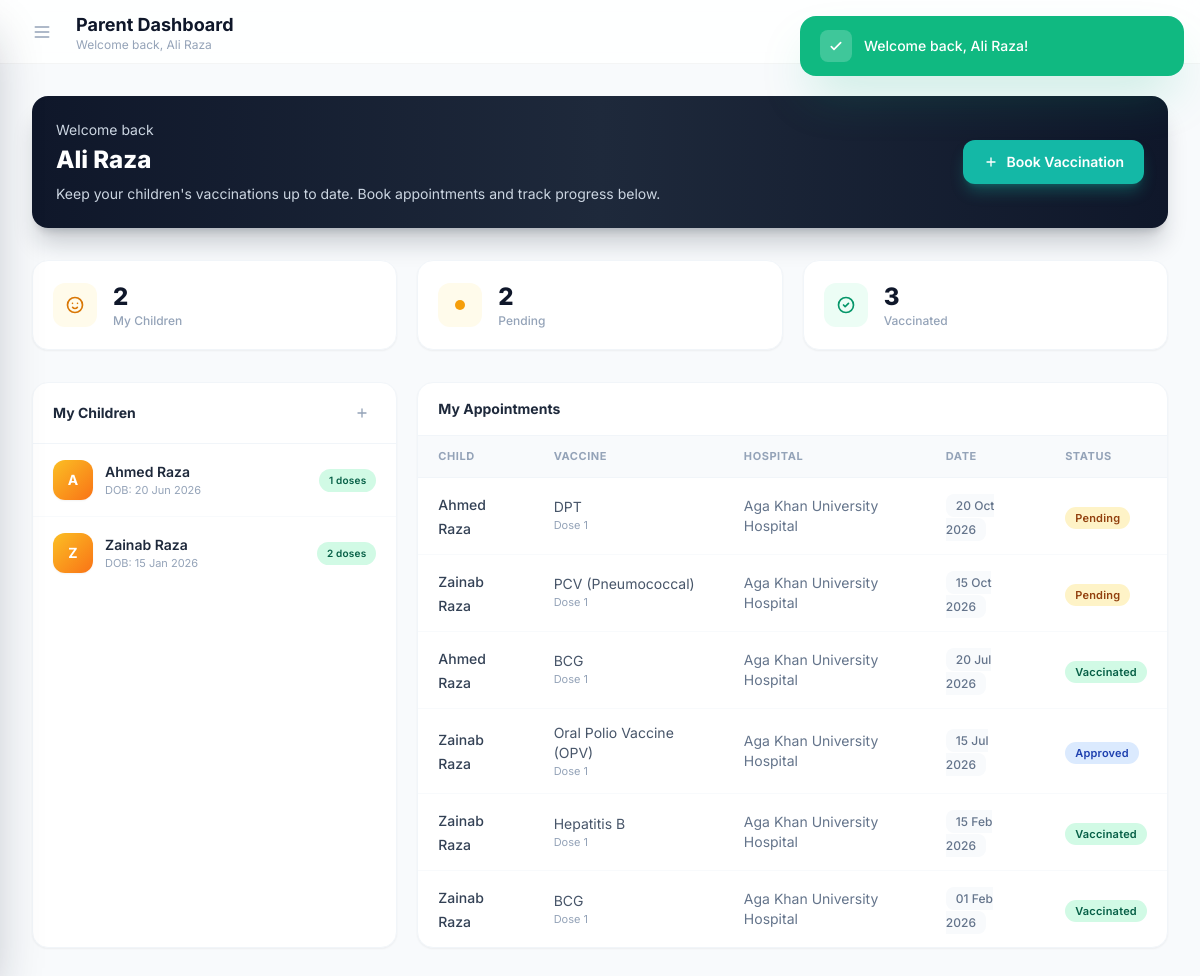
The app's page /parent/dashboard (signed in) with its own data.
### tables this page shows
CREATE TABLE `children` (
  `child_id` int(10) unsigned NOT NULL AUTO_INCREMENT,
  `parent_user_id` int(10) unsigned NOT NULL,
  `first_name` varchar(80) NOT NULL,
  `last_name` varchar(80) NOT NULL,
  `date_of_birth` date NOT NULL,
  `gender` enum('Male','Female','Other') NOT NULL,
  `blood_group` enum('A+','A-','B+','B-','AB+','AB-','O+','O-','Unknown') NOT NULL DEFAULT 'Unknown',
  `birth_registration_number` varchar(60) DEFAULT NULL,
  `allergies` varchar(500) DEFAULT NULL,
  `medical_notes` text DEFAULT NULL,
  `is_active` tinyint(1) NOT NULL DEFAULT 1,
  `created_at` timestamp NOT NULL DEFAULT current_timestamp(),
  `updated_at` timestamp NOT NULL DEFAULT current_timestamp() ON UPDATE current_timestamp(),
  PRIMARY KEY (`child_id`),
  UNIQUE KEY `uq_children_birth_reg` (`birth_registration_number`),
  KEY `idx_children_parent` (`parent_user_id`),
  KEY `idx_children_dob` (`date_of_birth`),
  CONSTRAINT `fk_children_parent` FOREIGN KEY (`parent_user_id`) REFERENCES `users` (`user_id`) ON DELETE CASCADE ON UPDATE CASCADE
);

CREATE TABLE `appointments` (
  `appointment_id` int(10) unsigned NOT NULL AUTO_INCREMENT,
  `child_id` int(10) unsigned NOT NULL,
  `hospital_id` int(10) unsigned NOT NULL,
  `dose_id` int(10) unsigned NOT NULL,
  `scheduled_date` date NOT NULL,
  `status` enum('pending','approved','rejected','vaccinated','not_vaccinated','cancelled') DEFAULT 'pending',
  `admin_notes` varchar(500) DEFAULT NULL,
  `hospital_notes` varchar(500) DEFAULT NULL,
  `requested_at` timestamp NOT NULL DEFAULT current_timestamp(),
  `admin_decision_at` datetime DEFAULT NULL,
  `treated_at` datetime DEFAULT NULL,
  `cancelled_by` int(10) unsigned DEFAULT NULL,
  `cancelled_at` datetime DEFAULT NULL,
  `cancel_reason` varchar(255) DEFAULT NULL,
  `active_request_flag` tinyint(4) GENERATED ALWAYS AS (if(`status` in ('Pending','Approved'),1,NULL)) STORED,
  `created_at` timestamp NOT NULL DEFAULT current_timestamp(),
  `updated_at` timestamp NOT NULL DEFAULT current_timestamp() ON UPDATE current_timestamp(),
  PRIMARY KEY (`appointment_id`),
  UNIQUE KEY `uq_appt_active_request` (`child_id`,`dose_id`,`active_request_flag`),
  KEY `idx_appt_child` (`child_id`),
  KEY `idx_appt_hospital` (`hospital_id`),
  KEY `idx_appt_dose` (`dose_id`),
  KEY `idx_appt_status` (`status`),
  KEY `idx_appt_scheduled_date` (`scheduled_date`),
  KEY `idx_appt_hospital_status_date` (`hospital_id`,`status`,`scheduled_date`),
  KEY `idx_appt_status_date` (`status`,`scheduled_date`),
  KEY `idx_appt_cancelled_by` (`cancelled_by`),
  CONSTRAINT `fk_appt_cancelled_by` FOREIGN KEY (`cancelled_by`) REFERENCES `users` (`user_id`) ON DELETE SET NULL ON UPDATE CASCADE,
  CONSTRAINT `fk_appt_child` FOREIGN KEY (`child_id`) REFERENCES `children` (`child_id`) ON DELETE CASCADE ON UPDATE CASCADE,
  CONSTRAINT `fk_appt_dose` FOREIGN KEY (`dose_id`) REFERENCES `vaccine_doses` (`dose_id`) ON UPDATE CASCADE,
  CONSTRAINT `fk_appt_hospital` FOREIGN KEY (`hospital_id`) REFERENCES `hospitals` (`hospital_id`) ON UPDATE CASCADE
);

CREATE TABLE `vaccines` (
  `vaccine_id` int(10) unsigned NOT NULL AUTO_INCREMENT,
  `name` varchar(120) NOT NULL,
  `targeted_disease` varchar(150) NOT NULL,
  `manufacturer` varchar(120) DEFAULT NULL,
  `description` text DEFAULT NULL,
  `is_required` tinyint(1) NOT NULL DEFAULT 1,
  `is_active` tinyint(1) NOT NULL DEFAULT 1,
  `created_at` timestamp NOT NULL DEFAULT current_timestamp(),
  `updated_at` timestamp NOT NULL DEFAULT current_timestamp() ON UPDATE current_timestamp(),
  PRIMARY KEY (`vaccine_id`),
  UNIQUE KEY `uq_vaccines_name` (`name`),
  KEY `idx_vaccines_active` (`is_active`)
);

CREATE TABLE `vaccine_doses` (
  `dose_id` int(10) unsigned NOT NULL AUTO_INCREMENT,
  `vaccine_id` int(10) unsigned NOT NULL,
  `dose_number` tinyint(3) unsigned NOT NULL,
  `min_age_months` decimal(5,2) NOT NULL,
  `max_age_months` decimal(5,2) NOT NULL,
  `interval_days_from_previous` smallint(5) unsigned DEFAULT NULL,
  `description` varchar(255) DEFAULT NULL,
  `created_at` timestamp NOT NULL DEFAULT current_timestamp(),
  PRIMARY KEY (`dose_id`),
  UNIQUE KEY `uq_vaccine_dose` (`vaccine_id`,`dose_number`),
  KEY `idx_doses_age` (`min_age_months`),
  CONSTRAINT `fk_doses_vaccine` FOREIGN KEY (`vaccine_id`) REFERENCES `vaccines` (`vaccine_id`) ON DELETE CASCADE ON UPDATE CASCADE
);

CREATE TABLE `hospitals` (
  `hospital_id` int(10) unsigned NOT NULL AUTO_INCREMENT,
  `name` varchar(150) NOT NULL,
  `registration_number` varchar(60) DEFAULT NULL,
  `email` varchar(190) DEFAULT NULL,
  `phone` varchar(20) NOT NULL,
  `address_line1` varchar(190) NOT NULL,
  `address_line2` varchar(190) DEFAULT NULL,
  `city` varchar(80) NOT NULL,
  `state` varchar(80) NOT NULL,
  `postal_code` varchar(15) DEFAULT NULL,
  `is_active` tinyint(1) NOT NULL DEFAULT 1,
  `created_by` int(10) unsigned DEFAULT NULL,
  `created_at` timestamp NOT NULL DEFAULT current_timestamp(),
  `updated_at` timestamp NOT NULL DEFAULT current_timestamp() ON UPDATE current_timestamp(),
  PRIMARY KEY (`hospital_id`),
  UNIQUE KEY `uq_hospitals_name` (`name`),
  KEY `idx_hospitals_city` (`city`),
  KEY `idx_hospitals_active` (`is_active`),
  KEY `idx_hospitals_created_by` (`created_by`),
  CONSTRAINT `fk_hospitals_created_by` FOREIGN KEY (`created_by`) REFERENCES `users` (`user_id`) ON DELETE SET NULL ON UPDATE CASCADE
);

### app/Views/parent/dashboard.php (the view, shortened to what the rows shown need)
<div class="bg-gradient-to-r from-slate-900 via-slate-800 to-slate-900 rounded-2xl p-6 mb-8 text-white shadow-xl shadow-slate-900/20 fade-in">
    <div class="flex flex-col sm:flex-row gap-4 sm:gap-0 items-start sm:items-center w-full sm:justify-between">
        <div class="min-w-0">
            <p class="text-sm text-slate-300 mb-1">Welcome back</p>
            <h2 class="text-2xl font-extrabold"><?php echo htmlspecialchars($_SESSION['user_name'] ?? 'Parent'); ?></h2>
            <p class="text-sm text-slate-300 mt-2">Keep your children's vaccinations up to date. Book appointments and track progress below.</p>
        </div>
        <a href="<?php echo BASE_URL; ?>parent/book" class="inline-flex w-fit shrink-0 items-center justify-center gap-2 px-5 py-3 bg-teal-500 hover:bg-teal-400 text-white text-sm font-semibold rounded-xl shadow-lg shadow-teal-500/30 transition-all duration-200 transform hover:scale-[1.02] active:scale-[0.99]">
            <svg class="w-4 h-4" fill="none" stroke="currentColor" viewBox="0 0 24 24"><path stroke-linecap="round" stroke-linejoin="round" stroke-width="2" d="M12 6v6m0 0v6m0-6h6m-6 0H6"/></svg>
            Book Vaccination
        </a>
    </div>
</div>
<div class="grid grid-cols-1 sm:grid-cols-3 gap-5 mb-8">
    <div class="widget-card bg-white rounded-2xl p-4 sm:p-5 border border-slate-100 shadow-sm fade-in" style="animation-delay:0.05s">
        <div class="flex items-center gap-4">
            <div class="w-11 h-11 bg-amber-50 rounded-xl flex items-center justify-center"><svg class="w-5 h-5 text-amber-600" fill="none" stroke="currentColor" viewBox="0 0 24 24"><path stroke-linecap="round" stroke-linejoin="round" stroke-width="2" d="M14.828 14.828a4 4 0 01-5.656 0M9 10h.01M15 10h.01M21 12a9 9 0 11-18 0 9 9 0 0118 0z"/></svg></div>
            <div><p class="text-2xl font-extrabold text-slate-900"><?php echo count($children); ?></p><p class="text-xs text-slate-400 font-medium">My Children</p></div>
        </div>
    </div>
    <div class="widget-card bg-white rounded-2xl p-4 sm:p-5 border border-slate-100 shadow-sm fade-in" style="animation-delay:0.1s">
        <div class="flex items-center gap-4">
            <div class="w-11 h-11 bg-amber-50 rounded-xl flex items-center justify-center"><span class="pulse-dot w-2.5 h-2.5 bg-amber-500 rounded-full"></span></div>
            <div><p class="text-2xl font-extrabold text-slate-900"><?php echo $pendingCount; ?></p><p class="text-xs text-slate-400 font-medium">Pending</p></div>
        </div>
    </div>
    <div class="widget-card bg-white rounded-2xl p-4 sm:p-5 border border-slate-100 shadow-sm fade-in" style="animation-delay:0.15s">
        <div class="flex items-center gap-4">
            <div class="w-11 h-11 bg-emerald-50 rounded-xl flex items-center justify-center"><svg class="w-5 h-5 text-emerald-600" fill="none" stroke="currentColor" viewBox="0 0 24 24"><path stroke-linecap="round" stroke-linejoin="round" stroke-width="2" d="M9 12l2 2 4-4m6 2a9 9 0 11-18 0 9 9 0 0118 0z"/></svg></div>
            <div><p class="text-2xl font-extrabold text-slate-900"><?php echo $vaccinatedCount; ?></p><p class="text-xs text-slate-400 font-medium">Vaccinated</p></div>
        </div>
    </div>
</div>
<div class="grid grid-cols-1 lg:grid-cols-3 gap-5">
    <div class="bg-white rounded-2xl border border-slate-100 shadow-sm overflow-hidden fade-in" style="animation-delay:0.2s">
        <div class="px-5 py-4 border-b border-slate-100 flex items-center justify-between">
            <h3 class="text-sm font-bold text-slate-800">My Children</h3>
            <button onclick="openModal('addChildModal')" class="p-1.5 text-slate-400 hover:text-teal-600 hover:bg-teal-50 rounded-lg transition"><svg class="w-4 h-4" fill="none" stroke="currentColor" viewBox="0 0 24 24"><path stroke-linecap="round" stroke-linejoin="round" stroke-width="2" d="M12 6v6m0 0v6m0-6h6m-6 0H6"/></svg></button>
        </div>
        <div class="divide-y divide-slate-50">
            <?php if (empty($children)): ?>
                <p class="p-8 text-center text-slate-300 text-sm">No children registered yet</p>
            <?php else: foreach ($children as $i => $child): ?>
                <div class="px-5 py-4 hover:bg-slate-50/80 transition flex items-center gap-3" style="animation-delay:<?php echo $i*0.03; ?>s">
                    <div class="w-10 h-10 bg-gradient-to-br from-amber-400 to-orange-500 rounded-xl flex items-center justify-center text-white text-sm font-bold shadow-sm flex-shrink-0"><?php echo strtoupper(substr($child['first_name'],0,1)); ?></div>
                    <div class="flex-1 min-w-0">
                        <p class="font-semibold text-slate-800 text-sm truncate"><?php echo htmlspecialchars($child['first_name'] . ' ' . $child['last_name']); ?></p>
                        <p class="text-[11px] text-slate-400">DOB: <?php echo date('d M Y', strtotime($child['date_of_birth'])); ?></p>
                    </div>
                    <span class="badge badge-vaccinated text-[10px]"><?php echo $child['vaccinated_count']; ?> doses</span>
                </div>
            <?php endforeach; endif; ?>
        </div>
    </div>
    <div class="lg:col-span-2 bg-white rounded-2xl border border-slate-100 shadow-sm overflow-hidden fade-in" style="animation-delay:0.25s">
        <div class="px-5 py-4 border-b border-slate-100">
            <h3 class="text-sm font-bold text-slate-800">My Appointments</h3>
        </div>
        <div class="table-responsive">
            <div class="overflow-x-auto">
            <table class="w-full text-left sticky-header">
                <thead>
                    <tr class="border-b border-slate-100">
                        <th class="px-5 py-3 text-[11px] font-bold text-slate-400 uppercase tracking-wider">Child</th>
                        <th class="px-5 py-3 text-[11px] font-bold text-slate-400 uppercase tracking-wider">Vaccine</th>
                        <th class="px-5 py-3 text-[11px] font-bold text-slate-400 uppercase tracking-wider hidden sm:table-cell">Hospital</th>
                        <th class="px-5 py-3 text-[11px] font-bold text-slate-400 uppercase tracking-wider hidden md:table-cell">Date</th>
                        <th class="px-5 py-3 text-[11px] font-bold text-slate-400 uppercase tracking-wider">Status</th>
                    </tr>
                </thead>
                <tbody class="divide-y divide-slate-50">
                    <?php if (empty($appointments)): ?>
                        <tr><td colspan="5" class="px-5 py-12 text-center text-slate-300">No appointments yet</td></tr>
                    <?php else: foreach ($appointments as $i => $apt): ?>
                        <tr class="hover:bg-slate-50/80 transition" style="animation-delay:<?php echo $i*0.02; ?>s">
                            <td class="px-5 py-3.5">
                                <span class="font-medium text-slate-700 text-sm"><?php echo htmlspecialchars($apt['first_name'] . ' ' . $apt['last_name']); ?></span>
                            </td>
                            <td class="px-5 py-3.5">
                                <p class="text-sm text-slate-600"><?php echo htmlspecialchars($apt['vaccine_name']); ?></p>
                                <p class="text-[11px] text-slate-400">Dose <?php echo $apt['dose_number']; ?></p>
                            </td>
                            <td class="px-5 py-3.5 text-sm text-slate-500 hidden sm:table-cell"><?php echo htmlspecialchars($apt['hospital_name']); ?></td>
                            <td class="px-5 py-3.5 hidden md:table-cell"><span class="text-xs font-medium text-slate-500 bg-slate-50 px-2.5 py-1 rounded-lg"><?php echo date('d M Y', strtotime($apt['scheduled_date'])); ?></span></td>
                            <td class="px-5 py-3.5">
                                <?php
                                $statusMap = ['pending'=>'badge-pending','approved'=>'badge-approved','vaccinated'=>'badge-vaccinated','rejected'=>'badge-rejected','cancelled'=>'badge-cancelled'];
                                $statusKey = strtolower($apt['status'] ?? '');
                                $badge = $statusMap[$statusKey] ?? 'badge-cancelled';
                                ?>
                                <span class="badge <?php echo $badge; ?>"><?php echo ucfirst(str_replace('_', ' ', $statusKey)); ?></span>
                            </td>
                        </tr>
                    <?php endforeach; endif; ?>
                </tbody>
            </table>
            </div>
        </div>
    </div>
</div>

### records on screen
children: child_id "2", parent_user "3", first_name "A", first_name+last_name "Ahmed Raza", date_of_birth "20 Jun 2026", is_active "1"
children: first_name "Z", first_name+last_name "Zainab Raza", date_of_birth "15 Jan 2026", vaccinated_count "2"
appointments: child.last_name "Ahmed Raza", vaccines.name "DPT", dose.dose_number "1", hospital.name "Aga Khan University Hospital", scheduled_date "20 Oct 2026", status "Pending"
appointments: child.last_name "Zainab Raza", vaccines.name "PCV (Pneumococcal)", dose.dose_number "1", hospital.name "Aga Khan University Hospital", scheduled_date "15 Oct 2026", status "Pending"
appointments: child.last_name "Ahmed Raza", vaccines.name "BCG", dose.dose_number "1", hospital.name "Aga Khan University Hospital", scheduled_date "20 Jul 2026", status "Vaccinated"
appointments: child.last_name "Zainab Raza", vaccines.name "Oral Polio Vaccine (OPV)", dose.dose_number "1", hospital.name "Aga Khan University Hospital", scheduled_date "15 Jul 2026", status "Approved"
appointments: child.last_name "Zainab Raza", vaccines.name "Hepatitis B", dose.dose_number "1", hospital.name "Aga Khan University Hospital", scheduled_date "15 Feb 2026", status "Vaccinated"
appointments: child.last_name "Zainab Raza", vaccines.name "BCG", dose.dose_number "1", hospital.name "Aga Khan University Hospital", scheduled_date "01 Feb 2026", status "Vaccinated"

### other values on screen
$_SESSION['success'] "Welcome back, Ali Raza!"
$pageTitle "Parent Dashboard"
$_SESSION['user_name'] "Ali Raza"
count($children) "2"
